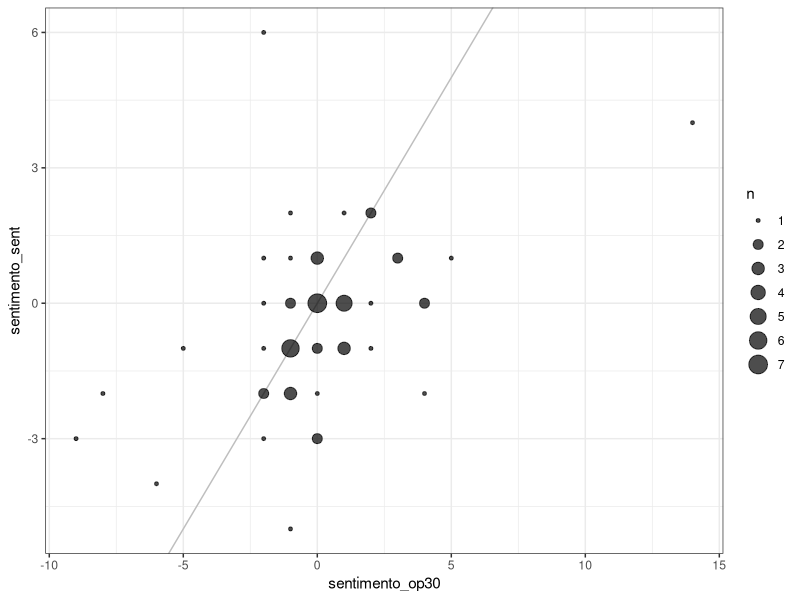
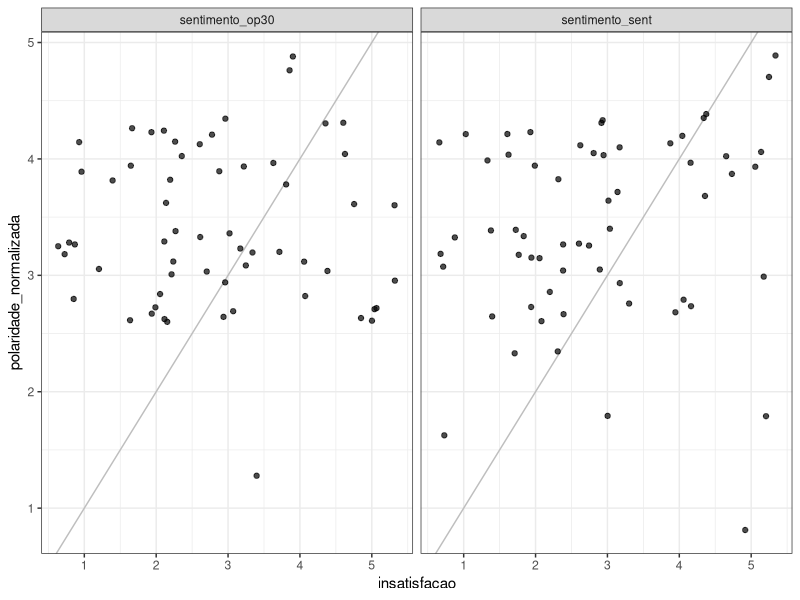
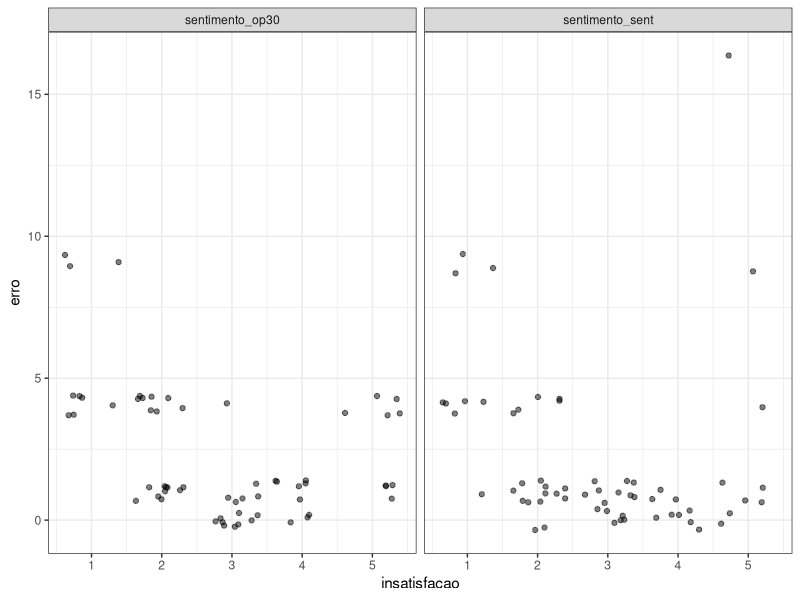
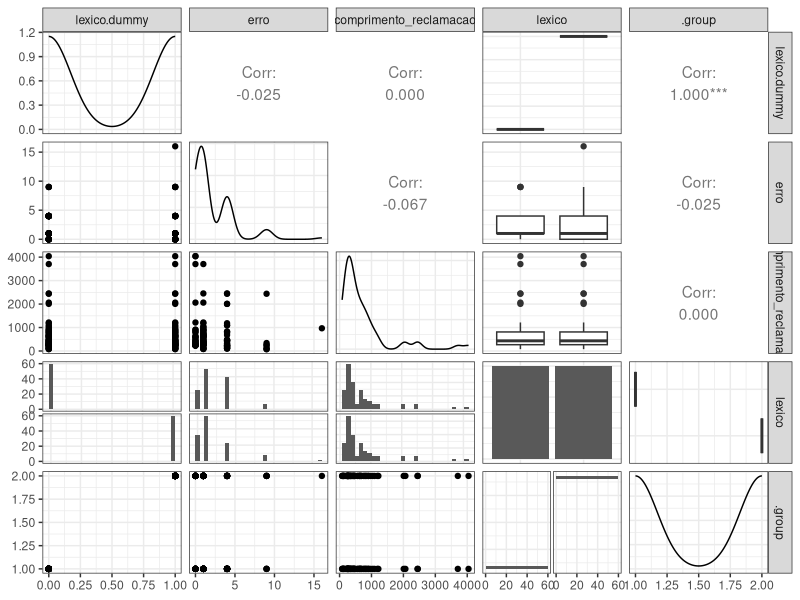

Source code (R) for these figures, in order:
## ---- chunk 1
library(tidyverse)
library(here)
library(modelr)
library(broom)
library(GGally)

theme_set(theme_bw())
## ---- chunk 2

reclamacoes = read_csv(here("data/3-avaliacao-humana/reclamacoes-avaliadas-20180703.csv"))
sentimentos = read_csv(here("data/5-sentimentos/sentimento.csv"))

reclamacoes = reclamacoes %>% mutate(comprimento_reclamacao = str_length(reclamacao))
## ---- chunk 3
reclamacoes = reclamacoes %>% 
    left_join(sentimentos, by = "id")

reclamacoes_l = reclamacoes %>%  
    select(-palavras_op30, -palavras_sent, -grupo_avaliando) %>% 
    gather(key = "lexico", 
           value = "polaridade", 
           sentimento_op30, sentimento_sent)

reclamacoes_l %>% View()

## ---- chunk 4
# Faça você mesmo. Crie a variável polaridade_normalizada
 reclamacoes_l = reclamacoes_l %>% 
     group_by(lexico) %>% 
     mutate(polaridade_normalizada = signif(scales::rescale(-polaridade,to=c(1, 5)), digits=1))
## ---- chunk 5

reclamacoes_l = reclamacoes_l %>% 
    mutate(erro = (insatisfacao - polaridade_normalizada)**2)
## ---- chunk 6
reclamacoes %>% 
    ggplot(aes(x = sentimento_op30, y = sentimento_sent)) + 
    geom_abline(slope = 1, intercept = 0, color = "grey") + 
    geom_count(alpha = .7) 
## ---- chunk 7
reclamacoes_l %>% 
    ggplot(aes(x = insatisfacao, y = polaridade_normalizada, group = insatisfacao)) + 
    geom_abline(slope = 1, intercept = 0, color = "grey") + 
    geom_jitter(alpha = .7)  + 
    facet_wrap(~ lexico)

reclamacoes_l %>% 
    ggplot(aes(x = insatisfacao, y = erro, group = insatisfacao)) + 
    geom_jitter(alpha = .5)  +
    # geom_boxplot() + 
    facet_wrap(~ lexico)
## ---- chunk 8
#Cria variável dummy para preditor categórico
reclamacoes_l = reclamacoes_l %>% mutate(lexico.dummy = if_else(lexico == "sentimento_sent", 1, 0))
#Você precisa entender o que fez acima para interpretar sua regressão
#Você pode também criar uma variável dummy para o órgao (se anac ou inss)

ggpairs(reclamacoes_l %>% select(lexico.dummy, erro, comprimento_reclamacao, lexico))

lm1 = lm(erro ~ lexico.dummy, data = reclamacoes_l)

lm2 = lm(erro ~ lexico.dummy + palavras, data = reclamacoes_l)
## ---- chunk 9
summary(lm1)
## ---- chunk 10
summary(lm2)
